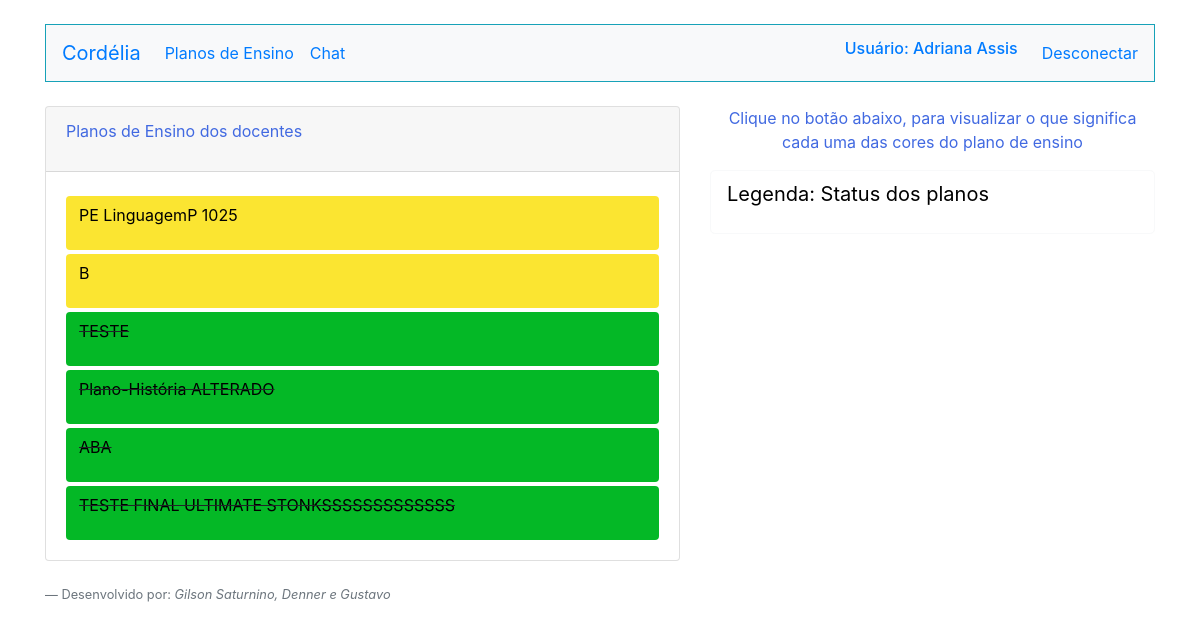
The app's page /ListarPlano.php (signed in) with its own data.
### tables this page shows
CREATE TABLE `planos` (
  `id_plano` int(11) NOT NULL,
  `nome_plano` varchar(255) NOT NULL,
  `nome_docente` varchar(255) NOT NULL,
  `campus` varchar(255) NOT NULL,
  `anoSemestre` varchar(255) NOT NULL,
  `curso_plano` varchar(255) NOT NULL,
  `periodoC_plano` int(11) NOT NULL,
  `nomeDisc_plano` varchar(255) NOT NULL,
  `carga_plano` int(11) NOT NULL,
  `semanas_plano` int(11) NOT NULL,
  `aulasT_plano` int(11) NOT NULL,
  `aulasP_plano` int(11) NOT NULL,
  `aulasL_plano` int(11) NOT NULL,
  `laboratorio` int(11) NOT NULL,
  `ementa_plano` varchar(255) NOT NULL,
  `objetivosG_plano` varchar(255) NOT NULL,
  `objetivosE_plano` varchar(255) NOT NULL,
  `aprendizagem` varchar(255) NOT NULL,
  `referencias_plano` varchar(255) NOT NULL,
  `complementares` varchar(255) NOT NULL,
  `p1_primeiro` date NOT NULL,
  `p2_primeiro` date NOT NULL,
  `p1_segundo` date NOT NULL,
  `p2_segundo` date NOT NULL,
  `situacao` varchar(255) NOT NULL,
  `comentario` varchar(255) NOT NULL
);

### ListarPlano.php (the view, shortened to what this page needs)
<!DOCTYPE html>
<html lang="en">
<head>
    <link rel="stylesheet" href="https://stackpath.bootstrapcdn.com/bootstrap/4.3.1/css/bootstrap.min.css"
>
</head>
<body >
    <div class="container">
        <?php
        require_once("Cabecalho.php");
        require_once("Conexao.php");
        if($_SESSION["perfil"]=="Docente"){
        $sql = "select id_plano,nome_plano,situacao from planos where nome_docente=? ORDER BY situacao";
        $sqlprep = $conexao->prepare($sql);
        $sqlprep->bind_param("s",$_SESSION["nome"]);
        $sqlprep->execute();
        $resultadoSql = $sqlprep->get_result();
        $vetorUmregistro = mysqli_fetch_assoc($resultadoSql);
        $vetorTodosregistro = array();
        while($vetorUmregistro != null){
            array_push($vetorTodosregistro, $vetorUmregistro);
            $vetorUmregistro = mysqli_fetch_assoc($resultadoSql);
            }
        ?>
        <div class="row">
            <div class="col-md-7 mt-4">
                <div class="card">
                    <div class="card-header">
                        <p>Meus planos de ensino</p>
                    </div>
                    <div class="card-body">
                    <div class="list-group">
                        <?php foreach ($vetorTodosregistro as $umRegistro){
                    if($umRegistro["situacao"]=="Novo"){
                    ?>
                        <div class="row">
                        <div class="col-md-9 mt-1">
                               <form action="ValidacaoPlano.php" method="POST">
                               <input type="hidden" name="id_plan" value="<?= $umRegistro["id_plano"];?>">
                                <button type="submit" class=" btn w-100" style="background-color:#ADD8E6;"><p id="plano" class="text-left"><?= $umRegistro["nome_plano"]; ?></p></button>
                               </form>
                        </div>
                        <div class="col-md-3 mt-3">
                                <form action="PlanoCorrecao.php" method="POST">
                                    <input type="hidden" name="id_plano" value="<?=$umRegistro["id_plano"]; ?>">
                                <button  type="submit" class="btn btn-sm">Submeter</button>
                            </form>
                            </div>
                        </div>
                        <?php }if($umRegistro["situacao"]=="CorrigirColegiado"){ ?>
                           <div class="mt-1">
                               <form action="ValidacaoPlano.php" method="POST">
                               <input type="hidden" name="id_plan" value="<?= $umRegistro["id_plano"]; ?>">
                                <button  type="submit" class="btn w-100" style="background-color:#fbe531"><p id="plano" class="text-left"><?= $umRegistro["nome_plano"]; ?></p></button>
                               </form>
                            </div>
                        <?php }if($umRegistro["situacao"]=="Aguardando"){ ?>
                        <div class="row">
                        <div class="col-md-9 mt-1">
                               <form action="ValidacaoPlano.php" method="POST">
                               <input type="hidden" name="id_plan" value="<?= $umRegistro["id_plano"];?>">
                                <button type="submit" class=" btn w-100" style="background-color:#fc6c5a"><p id="plano" class="text-left"><?= $umRegistro["nome_plano"]; ?></p></button>
                               </form>
                        </div>
                        <div class="col-md-3 mt-3">
                                <form action="PlanoCorrecao.php" method="POST">
                                    <input type="hidden" name="id_plano" value="<?=$umRegistro["id_plano"]; ?>">
                                <button  type="submit" class="btn btn-secondary btn-sm">Submeter</button>
                            </form>
                            </div>
                        </div>
                        <?php }if($umRegistro["situacao"]=="Sucesso"){ ?>
                            <div class="mt-1">
                            <form action="ValidacaoPlano.php" method="POST">
                               <input type="hidden" name="id_plan" value="<?= $umRegistro["id_plano"]; ?>">
                                <button type="submit" class="btn w-100" style="background-color:#04b826;"><strike><p id="plano" class="text-left"><?= $umRegistro["nome_plano"]; ?></p></button></strike>
                               </form>
                           </div>
                        <?php }
        } ?>
                    </div>
                    </div>
                </div>
            </div>
            <?php }if(($_SESSION["perfil"]=="Pedagogo")||($_SESSION["perfil"]=="Discente do Colegiado")||($_SESSION["perfil"]=="Coordenador")||($_SESSION["perfil"]=="Docente do Colegiado")||($_SESSION["perfil"]=="Tecnico do Colegiado")){
        $validacao="Novo";
        $sql = "select id_plano,nome_plano,situacao from planos where situacao!=? ORDER BY situacao ";
        $sqlprep = $conexao->prepare($sql);
        $sqlprep->bind_param("s",$validacao);
        $sqlprep->execute();
        $resultadoSql = $sqlprep->get_result();
        $vetorUmregistro = mysqli_fetch_assoc($resultadoSql);
        $vetorTodosregistro = array();
        while($vetorUmregistro != null){
            array_push($vetorTodosregistro, $vetorUmregistro);
            $vetorUmregistro = mysqli_fetch_assoc($resultadoSql);
            }
        ?>
        <div class="row">
            <div class="col-md-7 mt-4">
                <div class="card">
                    <div class="card-header">
                        <p>Planos de Ensino dos docentes</p>
                    </div>
                    <div class="card-body">
                    <div class="list-group">
                        <?php foreach ($vetorTodosregistro as $umRegistro){
                    if($umRegistro["situacao"]=="CorrigirColegiado"){ ?>
                           <div class="mt-1">
                               <form action="ValidacaoPlano.php" method="POST">
                                <button  type="submit" class="btn w-100" style="background-color:#fbe531"><p id="plano" class="text-left"><?= $umRegistro["nome_plano"]; ?></p></button>
                               </form>
                            </div>
                        <?php }if($umRegistro["situacao"]=="Sucesso"){ ?>
                            <div class="mt-1">
                            <form action="ValidacaoPlano.php" method="POST">
                                <button type="submit" class="btn w-100" style="background-color:#04b826;"><strike><p id="plano" class="text-left"><?= $umRegistro["nome_plano"]; ?></p></strike></button>
                               </form>
                           </div>
                        <?php }
                    } ?>
                    </div>
                    </div>
                </div>
            </div>
        <?php } ?>
        <div class="col-md-5 mt-4">
            <p class="text-center">Clique no botão abaixo, para visualizar o que significa cada uma das cores do plano de ensino</p>
            <button type="button" class="btn btn-outline-light btn-lg btn-block" data-toggle="modal" data-target="#exampleModal">
            <p id="plano" class="text-left">Legenda: Status dos planos</p>
            </button>
        </div>
    <div>
    <?php require_once("Footer.php");?>
    </div>
        </div>
    </div>
</body>
</html>

### ListarPlano.php (style rules this page uses)
p, h1 { color:#4169E1; }
#plano { color:#000000; }

### Cabecalho.php (style rules this page uses)
body { background-color:#ffffff; }

### records on screen
planos: nome_plano "PE LinguagemP 1025"
planos: nome_plano "B"
planos: nome_plano "TESTE"
planos: nome_plano "Plano-História ALTERADO"
planos: nome_plano "ABA"
planos: nome_plano "TESTE FINAL ULTIMATE STONKSSSSSSSSSSSSS"

### other values on screen
$_SESSION["nome"] "Adriana Assis"
